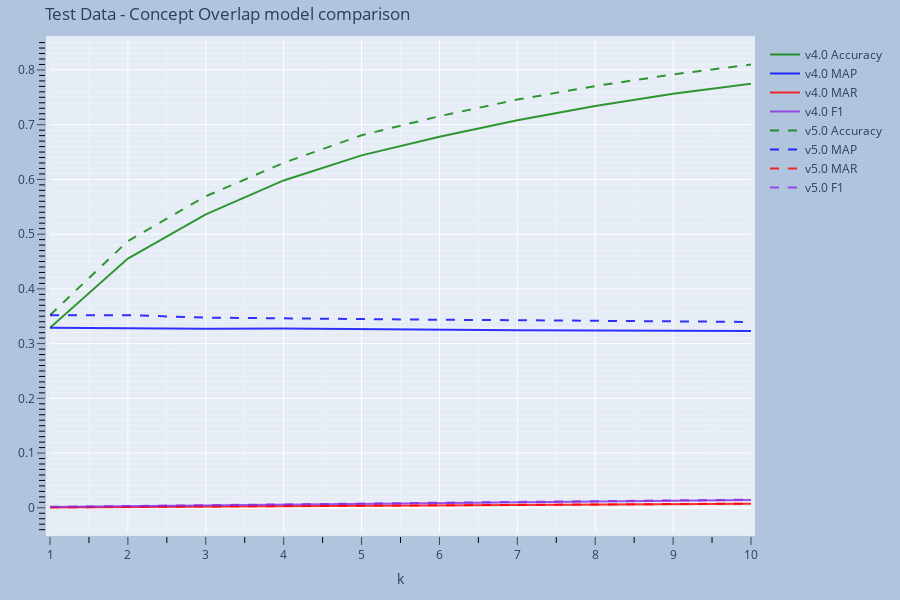

The code cell stored with this chart in its notebook:
### Code cell
_ = retrieval_graph_compare(
    [model["results"] for model in results], dataset_reference, model_labels, tot_relevant_con,
    k_range=(1, k),
    metrics=metrics, 
    titlexyf=("k", None, "Test Data - Concept Overlap model comparison"),
    relevance=concept_relevance,
    reference_preprocess=reference_preprocess_con
)

### Figure 1 — Plotly figure (JSON) as saved in the notebook; plotly's stock layout.template omitted (floating-point values rounded to 4 significant figures)
{"data": [{"line": {"color": "green", "dash": "solid"}, "mode": "lines+text", "name": "v4.0 Accuracy", "opacity": 0.8, "type": "scatter", "x": [1, 2, 3, 4, 5, 6, 7, 8, 9, 10], "y": [0.3289, 0.4554, 0.5363, 0.5981, 0.6439, 0.678, 0.7081, 0.734, 0.7565, 0.7748]}, {"line": {"color": "blue", "dash": "solid"}, "mode": "lines+text", "name": "v4.0 MAP", "opacity": 0.8, "type": "scatter", "x": [1, 2, 3, 4, 5, 6, 7, 8, 9, 10], "y": [0.3289, 0.3276, 0.3273, 0.3276, 0.3263, 0.3253, 0.3243, 0.3239, 0.3238, 0.3233]}, {"line": {"color": "red", "dash": "solid"}, "mode": "lines+text", "name": "v4.0 MAR", "opacity": 0.8, "type": "scatter", "x": [1, 2, 3, 4, 5, 6, 7, 8, 9, 10], "y": [0.0007228, 0.001483, 0.002306, 0.003029, 0.003741, 0.004418, 0.005092, 0.005785, 0.006505, 0.007177]}, {"line": {"color": "blueviolet", "dash": "solid"}, "mode": "lines+text", "name": "v4.0 F1", "opacity": 0.8, "type": "scatter", "x": [1, 2, 3, 4, 5, 6, 7, 8, 9, 10], "y": [0.001442, 0.002953, 0.00458, 0.006002, 0.007397, 0.008717, 0.01003, 0.01137, 0.01275, 0.01404]}, {"line": {"color": "green", "dash": "dash"}, "mode": "lines+text", "name": "v5.0 Accuracy", "opacity": 0.8, "type": "scatter", "x": [1, 2, 3, 4, 5, 6, 7, 8, 9, 10], "y": [0.352, 0.4875, 0.5692, 0.6303, 0.6806, 0.7155, 0.7459, 0.7705, 0.7919, 0.8098]}, {"line": {"color": "blue", "dash": "dash"}, "mode": "lines+text", "name": "v5.0 MAP", "opacity": 0.8, "type": "scatter", "x": [1, 2, 3, 4, 5, 6, 7, 8, 9, 10], "y": [0.352, 0.3519, 0.3475, 0.3459, 0.3447, 0.3436, 0.3428, 0.3415, 0.3411, 0.3396]}, {"line": {"color": "red", "dash": "dash"}, "mode": "lines+text", "name": "v5.0 MAR", "opacity": 0.8, "type": "scatter", "x": [1, 2, 3, 4, 5, 6, 7, 8, 9, 10], "y": [0.0008614, 0.001716, 0.002488, 0.003228, 0.003981, 0.004691, 0.005443, 0.006157, 0.006899, 0.007607]}, {"line": {"color": "blueviolet", "dash": "dash"}, "mode": "lines+text", "name": "v5.0 F1", "opacity": 0.8, "type": "scatter", "x": [1, 2, 3, 4, 5, 6, 7, 8, 9, 10], "y": [0.001719, 0.003415, 0.00494, 0.006397, 0.007871, 0.009255, 0.01072, 0.0121, 0.01352, 0.01488]}], "layout": {"height": 600, "margin": {"b": 20, "l": 50, "pad": 4, "r": 50, "t": 40}, "paper_bgcolor": "LightSteelBlue", "title": {"text": "Test Data - Concept Overlap model comparison"}, "width": 900, "xaxis": {"dtick": 1, "minor": {"dtick": 0.5, "showgrid": true, "tickcolor": "black", "ticklen": 6}, "range": [1, 10], "ticklabelstep": 1, "ticklen": 8, "ticks": "outside", "title": {"text": "k"}}, "yaxis": {"dtick": 0.1, "minor": {"dtick": 0.01, "showgrid": true, "tickcolor": "black", "ticklen": 6}, "ticklabelstep": 1, "ticklen": 8, "ticks": "outside", "title": {}}}}
